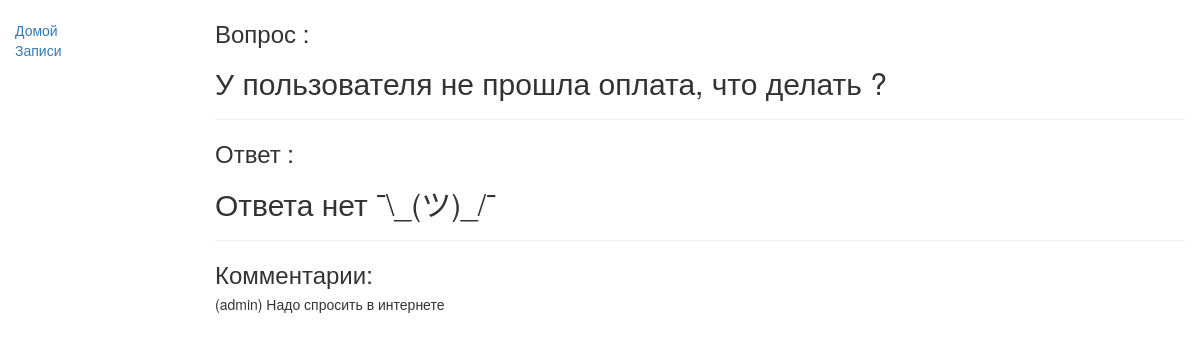
The app's page /catalog/guide/4 with its own data.
### catalog/models.py (models this page shows, shortened)
class Questions(models.Model):
    questions_text=models.TextField(max_length=1000,db_index=True)
    user=models.ForeignKey(User, on_delete=models.CASCADE,null=True)
    answer=models.OneToOneField('Answer',on_delete=models.PROTECT,null=True,blank=True)
    category=models.ForeignKey('Category',on_delete=models.PROTECT,null=True)
    class Meta:
        ordering = ['user']
    def __str__(self):
        return self.questions_text

class Comment(models.Model):
    сomment_text=models.TextField(max_length=200,db_index=True,null=True)
    user=models.ForeignKey(User, on_delete=models.CASCADE,null=True)
    questions=models.ForeignKey('Questions',on_delete=models.PROTECT,null=True)
    def __str__(self):
        return self.сomment_text

### catalog/views.py (the view, shortened to what this page needs)
# urls.py: url(r'^guide/(?P<pk>\d+)$', views.QuestionsDetailView.as_view(), name='guide-detail'),
class QuestionsDetailView(generic.DetailView):
    model = Questions
    def get_context_data(self, **kwargs):
        context = super().get_context_data(**kwargs)
        context['comment_data'] = Comment.objects.filter(questions=self.object)
        print(context)
        return context

### catalog/templates/catalog/questions_detail.html
{% extends "base_generic.html" %}
{% block content %}
  <h3>Вопрос :</h3>
  <h2>{{ object.questions_text }}</h2>
  <hr>
  <h3>Ответ :</h3>
  {% if object.answer is None %}
    <h2>Ответа нет ¯\_(ツ)_/¯</h2>
  {% else %}
    <h2>{{object.answer}}</h2>
  {% endif %}
  <hr>
  <h3>Комментарии:</h3>
  {% for comment in  comment_data %}
  <h5>({{comment.user}})    {{comment}}</h5>
  {% endfor %}
{% endblock %}

### records on screen
Questions: questions_text "У пользователя не прошла оплата, что делать ?"
Comment: user "admin", сomment_text "Надо спросить в интернете"
